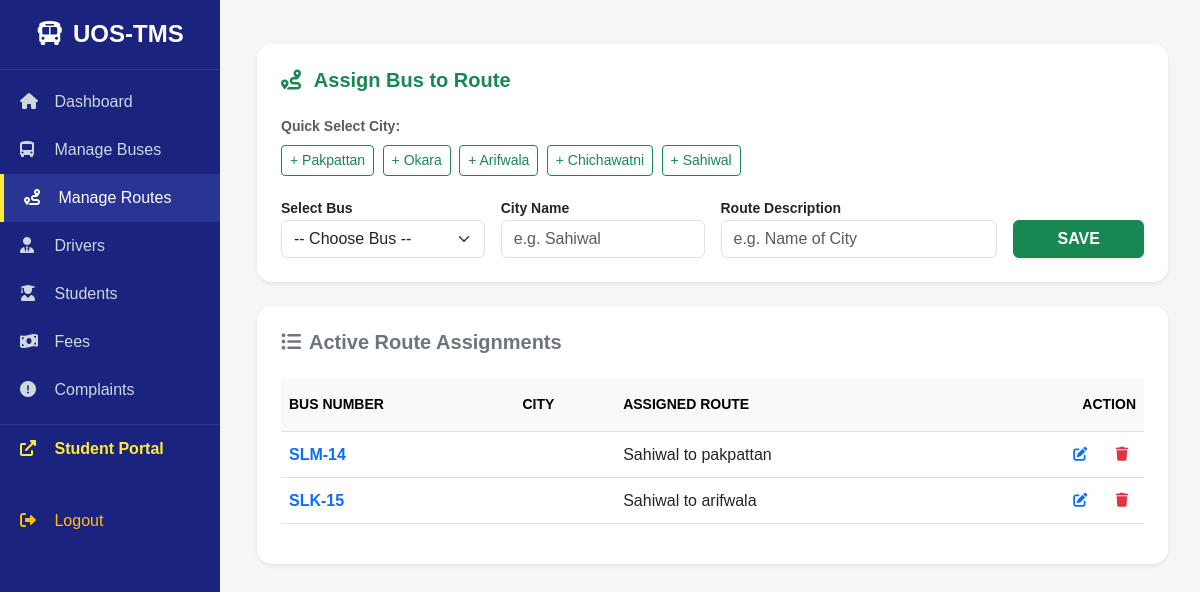
/add_route.php, run on the app's committed database.
### tables this page shows
CREATE TABLE `routes` (
  `id` int(11) NOT NULL,
  `bus_number` varchar(50) NOT NULL,
  `route_name` varchar(255) NOT NULL
);

### add_route.php (the view, shortened to what this page needs)
<?php
include('db_connect.php');
include('header.php');
$edit_mode = false;
$route_val = "";
$city_val = "";
?>
<div class="container-fluid py-4">
    <div class="card border-0 shadow-sm p-4 mb-4" style="border-radius: 15px;">
        <h5 class="fw-bold text-success mb-4">
            <i class="fas fa-route me-2"></i>
            <?php echo $edit_mode ? "Edit Route Assignment" : "Assign Bus to Route"; ?>
        </h5>
        <div class="mb-3">
            <label class="small fw-bold d-block mb-2 text-muted">Quick Select City:</label>
            <button type="button" class="btn btn-sm btn-outline-success me-1 mb-1" onclick="setCityAndRoute('Pakpattan')">+ Pakpattan</button>
            <button type="button" class="btn btn-sm btn-outline-success me-1 mb-1" onclick="setCityAndRoute('Okara')">+ Okara</button>
            <button type="button" class="btn btn-sm btn-outline-success me-1 mb-1" onclick="setCityAndRoute('Arifwala')">+ Arifwala</button>
            <button type="button" class="btn btn-sm btn-outline-success me-1 mb-1" onclick="setCityAndRoute('Chichawatni')">+ Chichawatni</button>
            <button type="button" class="btn btn-sm btn-outline-success me-1 mb-1" onclick="setCityAndRoute('Sahiwal')">+ Sahiwal</button>
        </div>
        <form method="POST">
            <div class="row g-3">
                <div class="col-md-3">
                    <label class="small fw-bold">Select Bus</label>
                    <select name="bus_number" class="form-select" required>
                        <option value="">-- Choose Bus --</option>
                    </select>
                </div>
                <div class="col-md-3">
                    <label class="small fw-bold">City Name</label>
                    <input type="text" name="city" id="city_input" class="form-control" placeholder="e.g. Sahiwal" value="<?php echo $city_val; ?>" required>
                </div>
                <div class="col-md-4">
                    <label class="small fw-bold">Route Description</label>
                    <input type="text" name="route_name" id="route_input" class="form-control" placeholder="e.g. Name of City" value="<?php echo $route_val; ?>" required>
                </div>
                <div class="col-md-2">
                    <label class="text-white d-block">.</label>
                    <button type="submit" name="save_route" class="btn <?php echo $edit_mode ? 'btn-primary' : 'btn-success'; ?> w-100 fw-bold shadow-sm">
                        <?php echo $edit_mode ? "UPDATE" : "SAVE"; ?>
                    </button>
                </div>
            </div>
        </form>
    </div>
    <div class="card border-0 shadow-sm p-4" style="border-radius: 15px;">
        <h5 class="fw-bold mb-4 text-secondary"><i class="fas fa-list-ul me-2"></i>Active Route Assignments</h5>
        <div class="table-responsive">
            <table class="table table-hover align-middle">
                <thead class="table-light">
                    <tr class="small text-uppercase">
                        <th class="py-3">Bus Number</th>
                        <th class="py-3">City</th>
                        <th class="py-3">Assigned Route</th>
                        <th class="py-3 text-end">Action</th>
                    </tr>
                </thead>
                <tbody>
                    <?php
                    $res = mysqli_query($conn, "SELECT * FROM routes ORDER BY id DESC");
                    while($row = mysqli_fetch_assoc($res)){
                        echo "<tr>
                                <td class='fw-bold text-primary'>".$row['bus_number']."</td>
                                <td><span class='badge bg-light text-dark border'>".$row['city']."</span></td>
                                <td>".$row['route_name']."</td>
                                <td class='text-end'>
                                    <a href='add_route.php?edit_route=".$row['id']."' class='btn btn-sm btn-outline-primary border-0 me-2'>
                                        <i class='fas fa-edit'></i>
                                    </a>
                                    <a href='add_route.php?del_route=".$row['id']."' class='btn btn-sm btn-outline-danger border-0' onclick='return confirm(\"Delete this assignment?\")'>
                                        <i class='fas fa-trash'></i>
                                    </a>
                                </td>
                              </tr>";
                    }
                    ?>
                </tbody>
            </table>
        </div>
    </div>
</div>

### header.php (style rules this page uses)
body { margin: 0; padding: 0; background-color: #f4f7f6; font-family: 'Poppins', sans-serif; }

### data on the page
routes: bus_number "SLM-14", route_name "Sahiwal to pakpattan"
routes: bus_number "SLK-15", route_name "Sahiwal to arifwala"
